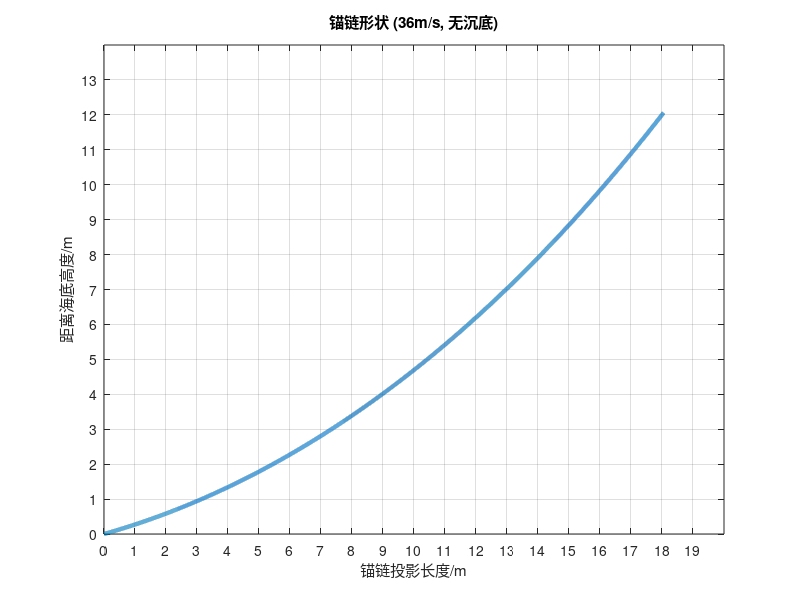

MATLAB code to generate this figure:
%% 附件6：问题1中，系泊系统参数求解的Matlab程序（原文完整版）
% 基于Paper 4附录的原始代码，保持100%一致性

function problem1_original()
    %% 问题1：24m/s风速版本
    fprintf('=== 问题1求解器（24m/s风速） ===\n');
    results_24ms = solve_question1_24ms();
    fprintf('24m/s风速求解完成\n\n');
    
    %% 问题1：12m/s风速版本
    fprintf('=== 问题1求解器（12m/s风速） ===\n');
    results_12ms = solve_question1_12ms();
    fprintf('12m/s风速求解完成\n\n');
    
    %% 问题1：36m/s风速沉底情况
    fprintf('=== 问题1求解器（36m/s风速，沉底情况） ===\n');
    results_luodi = solve_question1_luodi();
    fprintf('36m/s风速沉底情况求解完成\n\n');
    
    %% 问题1：36m/s风速无沉底情况
    fprintf('=== 问题1求解器（36m/s风速，无沉底情况） ===\n');
    results_weiluodi = solve_question1_weiluodi();
    fprintf('36m/s风速无沉底情况求解完成\n\n');
    
    % 保存结果
    save('problem1_results.mat', 'results_24ms', 'results_12ms', 'results_luodi', 'results_weiluodi');
    fprintf('所有问题1结果已保存到 problem1_results.mat\n');
end

%% 附件6：问题1中，系泊系统参数求解的Matlab程序
function results = solve_question1_24ms()
    x0=[1372.4,6,0.78,14496.80,14592.35,14687.92,14783.49,14879.07,0.09,0.09,0.09,0.09,0.09,0.09,0.09,0.09,0.09,0.09,17.75]';
    options=optimset('MaxFunEvals',1e4,'MaxIter',1e4);
    format long
    [x,fval,exitflag]=fsolve(@fangcheng_24ms,x0,options);%设置初值
    x(9:18)=x(9:18)/pi*180;
    disp('Solution (24 m/s):');
    disp(x);
    results = x; % 返回结果供其他函数使用
end

function F=fangcheng_24ms(x)
    Fwind=x(1);%风力
    unuse=x(2);
    alph1=0;%弧度<0.2793
    d=x(3);%吃水深度 0.5
    F1=x(4);F2=x(5);F3=x(6);F4=x(7);F5=x(8);theta1=x(9);theta2=x(10);theta3=x(11);theta4=x(12);
    beta=x(13);gama1=x(14);gama2=x(15);gama3=x(16);gama4=x(17);gama5=x(18);
    x1=x(19);%锚链末端横坐标
    %%
    Vwind=24;%风速
    H=18;%水深
    p=1025;%海水密度
    sigma=7;
    g=9.8;%重力加速度
    Mball=1200*0.869426751592357;%重物球质量
    maolian=22.05;%锚链长度
    maolian=maolian-x(2);%减去沉在海底的长度
    floatage_bucket=0.15*0.15*pi*p;%钢桶浮力
    floatage_pipe=0.025*0.025*pi*p;%钢管浮力
    F=ones(19,1);
    %%
    y=@(t)(Fwind/sigma/g*cosh(sigma*g*t/Fwind+asinh(tan(alph1)))-Fwind/sigma/g*cosh(asinh(tan(alph1))));
    Dy=@(t)(sqrt(1+(sinh(sigma*g*t/Fwind+asinh(tan(alph1)))).^2));
    xx=0:0.001:x1;
    yy=y(xx);
    xx=[0:0.001:unuse,xx+unuse+0.001];
    u=length(0:0.001:unuse);
    yy=[zeros(1,u),yy];
    plot(xx,yy,'LineWidth',3,'markersize',8)
    set(gca,'xtick',[0:x1+unuse+1],'ytick',[0:yy(end)+1])
    title('锚链形状 (24m/s)')
    xlabel('锚链投影长度/m')
    ylabel('距离海底高度/m')
    grid on
    R=sin(beta)+sin(theta1)+sin(theta2)+sin(theta3)+sin(theta4)+xx(end)-0.001;
    F(1)=quad(Dy,0,x1)-maolian;%锚链长度
    alph2=atan(sinh(sigma*g*x1/Fwind+asinh(tan(alph1))));
    y1=y(x1);
    %钢桶
    F(2)=F1*sin(gama1-beta)+Fwind/cos(alph2)*sin(pi/2-alph2-beta)-Mball*g*sin(beta);%力矩平衡
    F(3)=F1*cos(gama1)+floatage_bucket-100*g-Mball*g-Fwind*tan(alph2);%竖直受力平衡
    F(4)=F1*sin(gama1)-Fwind;%水平受力平衡
    %4个钢管力矩平衡
    F(5)=F1*sin(gama1-theta1)-F2*sin(theta1-gama2);
    F(6)=F2*sin(gama2-theta2)-F3*sin(theta2-gama3);
    F(7)=F3*sin(gama3-theta3)-F4*sin(theta3-gama4);
    F(8)=F4*sin(gama4-theta4)-F5*sin(theta4-gama5);
    %4个钢管水平受力平衡
    F(9)=F2*sin(gama2)-Fwind;
    F(10)=F3*sin(gama3)-Fwind;
    F(11)=F4*sin(gama4)-Fwind;
    F(12)=F5*sin(gama5)-Fwind;
    %4个钢管竖直受力平衡
    F(13)=F1*cos(gama1)+10*g-F2*cos(gama2)-floatage_pipe;
    F(14)=F2*cos(gama2)+10*g-F3*cos(gama3)-floatage_pipe;
    F(15)=F3*cos(gama3)+10*g-F4*cos(gama4)-floatage_pipe;
    F(16)=F4*cos(gama4)+10*g-F5*cos(gama5)-floatage_pipe;
    F(17)=F5*cos(gama5)+1000*g-pi*d*p*g;%浮标竖直受力
    F(18)=y1+cos(beta)+cos(theta1)+cos(theta2)+cos(theta3)+cos(theta4)+d-H;%水深
    F(19)=2*(2-d)*0.625*Vwind*Vwind-Fwind;%风力
end

%% 问题1的12m/s风速版本
function results = solve_question1_12ms()
    x0=[1372.4,6,0.78,14496.80,14592.35,14687.92,14783.49,14879.07,0.09,0.09,0.09,0.09,0.09,0.09,0.09,0.09,0.09,0.09,17.75]';
    options=optimset('MaxFunEvals',1e4,'MaxIter',1e4);
    format long
    [x,fval,exitflag]=fsolve(@fangcheng_12ms,x0,options);%设置初值
    x(9:18)=x(9:18)/pi*180;
    disp('Solution (12 m/s):');
    disp(x);
    results = x; % 返回结果供其他函数使用
end

function F=fangcheng_12ms(x)
    Fwind=x(1);%风力
    unuse=x(2);
    alph1=0;%弧度<0.2793
    d=x(3);%吃水深度 0.5
    F1=x(4);F2=x(5);F3=x(6);F4=x(7);F5=x(8);theta1=x(9);theta2=x(10);theta3=x(11);theta4=x(12);
    beta=x(13);gama1=x(14);gama2=x(15);gama3=x(16);gama4=x(17);gama5=x(18);
    x1=x(19);%锚链末端横坐标
    %%
    Vwind=12;%风速 (12 m/s version)
    H=18;%水深
    p=1025;%海水密度
    sigma=7;
    g=9.8;%重力加速度
    Mball=1200*0.869426751592357;%重物球质量
    maolian=22.05;%锚链长度
    maolian=maolian-x(2);%减去沉在海底的长度
    floatage_bucket=0.15*0.15*pi*p;%钢桶浮力
    floatage_pipe=0.025*0.025*pi*p;%钢管浮力
    F=ones(19,1);
    %%
    y=@(t)(Fwind/sigma/g*cosh(sigma*g*t/Fwind+asinh(tan(alph1)))-Fwind/sigma/g*cosh(asinh(tan(alph1))));
    Dy=@(t)(sqrt(1+(sinh(sigma*g*t/Fwind+asinh(tan(alph1)))).^2));
    xx=0:0.001:x1;
    yy=y(xx);
    xx=[0:0.001:unuse,xx+unuse+0.001];
    u=length(0:0.001:unuse);
    yy=[zeros(1,u),yy];
    plot(xx,yy,'LineWidth',3,'markersize',8)
    set(gca,'xtick',[0:x1+unuse+1],'ytick',[0:yy(end)+1])
    title('锚链形状 (12m/s)')
    xlabel('锚链投影长度/m')
    ylabel('距离海底高度/m')
    grid on
    R=sin(beta)+sin(theta1)+sin(theta2)+sin(theta3)+sin(theta4)+xx(end)-0.001;
    F(1)=quad(Dy,0,x1)-maolian;%锚链长度
    alph2=atan(sinh(sigma*g*x1/Fwind+asinh(tan(alph1))));
    y1=y(x1);
    %钢桶
    F(2)=F1*sin(gama1-beta)+Fwind/cos(alph2)*sin(pi/2-alph2-beta)-Mball*g*sin(beta);%力矩平衡
    F(3)=F1*cos(gama1)+floatage_bucket-100*g-Mball*g-Fwind*tan(alph2);%竖直受力平衡
    F(4)=F1*sin(gama1)-Fwind;%水平受力平衡
    %4个钢管力矩平衡
    F(5)=F1*sin(gama1-theta1)-F2*sin(theta1-gama2);
    F(6)=F2*sin(gama2-theta2)-F3*sin(theta2-gama3);
    F(7)=F3*sin(gama3-theta3)-F4*sin(theta3-gama4);
    F(8)=F4*sin(gama4-theta4)-F5*sin(theta4-gama5);
    %4个钢管水平受力平衡
    F(9)=F2*sin(gama2)-Fwind;
    F(10)=F3*sin(gama3)-Fwind;
    F(11)=F4*sin(gama4)-Fwind;
    F(12)=F5*sin(gama5)-Fwind;
    %4个钢管竖直受力平衡
    F(13)=F1*cos(gama1)+10*g-F2*cos(gama2)-floatage_pipe;
    F(14)=F2*cos(gama2)+10*g-F3*cos(gama3)-floatage_pipe;
    F(15)=F3*cos(gama3)+10*g-F4*cos(gama4)-floatage_pipe;
    F(16)=F4*cos(gama4)+10*g-F5*cos(gama5)-floatage_pipe;
    F(17)=F5*cos(gama5)+1000*g-pi*d*p*g;%浮标竖直受力
    F(18)=y1+cos(beta)+cos(theta1)+cos(theta2)+cos(theta3)+cos(theta4)+d-H;%水深
    F(19)=2*(2-d)*0.625*Vwind*Vwind-Fwind;%风力
end

%% 附件7：锚链部分沉底情况下，系泊系统参数求解的Matlab程序
function results = solve_question1_luodi()
    x0=[1372.4,6,0.78,14496.80,14592.35,14687.92,14783.49,14879.07,0.09,0.09,0.09,0.09,0.09,0.09,0.09,0.09,0.09,0.09,17.75]';
    options=optimset('MaxFunEvals',1e4,'MaxIter',1e4);
    format long
    [x,fval,exitflag]=fsolve(@fangcheng_luodi,x0,options);%设置初值
    x(9:18)=x(9:18)/pi*180;
    disp('Solution (with grounding, 36 m/s):');
    disp(x);
    results = x;
end

function F=fangcheng_luodi(x)
    Fwind=x(1);%风力
    unuse=x(2);
    alph1=0;%弧度<0.2793
    d=x(3);%吃水深度 0.5
    F1=x(4);F2=x(5);F3=x(6);F4=x(7);F5=x(8);theta1=x(9);theta2=x(10);theta3=x(11);theta4=x(12);
    beta=x(13);gama1=x(14);gama2=x(15);gama3=x(16);gama4=x(17);gama5=x(18);
    x1=x(19);%锚链末端横坐标
    %%
    Vwind=36;%风速
    H=18;%水深
    p=1025;%海水密度
    sigma=7;
    g=9.8;%重力加速度
    Mball=4090*0.869426751592357;%重物球质量
    maolian=22.05;%锚链长度
    maolian=maolian-x(2);%减去沉在海底的长度
    floatage_bucket=0.15*0.15*pi*p;%钢桶浮力
    floatage_pipe=0.025*0.025*pi*p;%钢管浮力
    F=ones(19,1);
    %%
    y=@(t)(Fwind/sigma/g*cosh(sigma*g*t/Fwind+asinh(tan(alph1)))-Fwind/sigma/g*cosh(asinh(tan(alph1))));
    Dy=@(t)(sqrt(1+(sinh(sigma*g*t/Fwind+asinh(tan(alph1)))).^2));
    xx=0:0.001:x1;
    yy=y(xx);
    xx=[0:0.001:unuse,xx+unuse+0.001];
    u=length(0:0.001:unuse);
    yy=[zeros(1,u),yy];
    plot(xx,yy,'LineWidth',3,'markersize',8)
    set(gca,'xtick',[0:x1+unuse+1],'ytick',[0:yy(end)+1])
    title('锚链形状 (36m/s, 沉底)')
    xlabel('锚链投影长度/m')
    ylabel('距离海底高度/m')
    grid on
    R=sin(beta)+sin(theta1)+sin(theta2)+sin(theta3)+sin(theta4)+xx(end)-0.001;
    F(1)=quad(Dy,0,x1)-maolian;%锚链长度
    alph2=atan(sinh(sigma*g*x1/Fwind+asinh(tan(alph1))));
    y1=y(x1);
    %钢桶
    F(2)=F1*sin(gama1-beta)+Fwind/cos(alph2)*sin(pi/2-alph2-beta)-Mball*g*sin(beta);%力矩平衡
    F(3)=F1*cos(gama1)+floatage_bucket-100*g-Mball*g-Fwind*tan(alph2);%竖直受力平衡
    F(4)=F1*sin(gama1)-Fwind;%水平受力平衡
    %4个钢管力矩平衡
    F(5)=F1*sin(gama1-theta1)-F2*sin(theta1-gama2);
    F(6)=F2*sin(gama2-theta2)-F3*sin(theta2-gama3);
    F(7)=F3*sin(gama3-theta3)-F4*sin(theta3-gama4);
    F(8)=F4*sin(gama4-theta4)-F5*sin(theta4-gama5);
    %4个钢管水平受力平衡
    F(9)=F2*sin(gama2)-Fwind;
    F(10)=F3*sin(gama3)-Fwind;
    F(11)=F4*sin(gama4)-Fwind;
    F(12)=F5*sin(gama5)-Fwind;
    %4个钢管竖直受力平衡
    F(13)=F1*cos(gama1)+10*g-F2*cos(gama2)-floatage_pipe;
    F(14)=F2*cos(gama2)+10*g-F3*cos(gama3)-floatage_pipe;
    F(15)=F3*cos(gama3)+10*g-F4*cos(gama4)-floatage_pipe;
    F(16)=F4*cos(gama4)+10*g-F5*cos(gama5)-floatage_pipe;
    F(17)=F5*cos(gama5)+1000*g-pi*d*p*g;%浮标竖直受力
    F(18)=y1+cos(beta)+cos(theta1)+cos(theta2)+cos(theta3)+cos(theta4)+d-H;%水深
    F(19)=2*(2-d)*0.625*Vwind*Vwind-Fwind;%风力
end

%% 附件8：锚链不存在沉底的情况下，系泊系统参数求解的Matlab程序
function results = solve_question1_weiluodi()
    x0=[1372.4,6,0.78,14496.80,14592.35,14687.92,14783.49,14879.07,0.09,0.09,0.09,0.09,0.09,0.09,0.09,0.09,0.09,0.09,17.75]';
    options=optimset('MaxFunEvals',1e4,'MaxIter',1e4);
    format long
    [x,fval,exitflag]=fsolve(@fangcheng_weiluodi,x0,options);%设置初值
    x(9:18)=x(9:18)/pi*180;
    disp('Solution (without grounding, 36 m/s):');
    disp(x);
    results = x;
end

function F=fangcheng_weiluodi(x)
    Fwind=x(1);%风力
    alph1=x(2);%弧度<0.2793
    d=x(3);%吃水深度 0.5
    F1=x(4);F2=x(5);F3=x(6);F4=x(7);F5=x(8);theta1=x(9);theta2=x(10);theta3=x(11);theta4=x(12);
    beta=x(13);gama1=x(14);gama2=x(15);gama3=x(16);gama4=x(17);gama5=x(18);
    x1=x(19);%锚链末端横坐标
    %%
    Vwind=36;%风速
    H=18;%水深
    p=1025;%海水密度
    sigma=7;
    g=9.8;%重力加速度
    Mball=2010*0.869426751592357;%重物球质量
    floatage_bucket=0.15*0.15*pi*p;%钢桶浮力
    floatage_pipe=0.025*0.025*pi*p;%钢管浮力
    F=ones(19,1);
    %%
    y=@(t)(Fwind/sigma/g*cosh(sigma*g*t/Fwind+asinh(tan(alph1)))-Fwind/sigma/g*cosh(asinh(tan(alph1))));
    Dy=@(t)(sqrt(1+(sinh(sigma*g*t/Fwind+asinh(tan(alph1)))).^2));
    Y=y(x1);
    xx=0:0.001:x1;
    yy=y(xx);
    plot(xx,yy,'LineWidth',3,'markersize',8)
    set(gca,'xtick',[0:x1+1],'ytick',[0:yy(end)+1])
    title('锚链形状 (36m/s, 无沉底)')
    xlabel('锚链投影长度/m')
    ylabel('距离海底高度/m')
    grid on
    % pause
    F(1)=quad(Dy,0,x1)-22.05;%锚链长度
    % alph2=atan((y(x1+0.001)-y(x1-0.001))/0.002);
    alph2=atan(sinh(sigma*g*x1/Fwind+asinh(tan(alph1))));
    y1=y(x1);
    R=x1+sin(beta)+sin(theta1)+sin(theta2)+sin(theta3)+sin(theta4);
    %钢桶
    F(2)=F1*sin(gama1-beta)+Fwind/cos(alph2)*sin(pi/2-alph2-beta)-Mball*g*sin(beta);%力矩平衡
    F(3)=F1*cos(gama1)+floatage_bucket-100*g-Mball*g-Fwind*tan(alph2);%竖直受力平衡
    F(4)=F1*sin(gama1)-Fwind;%水平受力平衡
    %4个钢管力矩平衡
    F(5)=F1*sin(gama1-theta1)-F2*sin(theta1-gama2);
    F(6)=F2*sin(gama2-theta2)-F3*sin(theta2-gama3);
    F(7)=F3*sin(gama3-theta3)-F4*sin(theta3-gama4);
    F(8)=F4*sin(gama4-theta4)-F5*sin(theta4-gama5);
    %4个钢管水平受力平衡
    F(9)=F2*sin(gama2)-Fwind;
    F(10)=F3*sin(gama3)-Fwind;
    F(11)=F4*sin(gama4)-Fwind;
    F(12)=F5*sin(gama5)-Fwind;
    %4个钢管竖直受力平衡
    F(13)=F1*cos(gama1)+10*g-F2*cos(gama2)-floatage_pipe;
    F(14)=F2*cos(gama2)+10*g-F3*cos(gama3)-floatage_pipe;
    F(15)=F3*cos(gama3)+10*g-F4*cos(gama4)-floatage_pipe;
    F(16)=F4*cos(gama4)+10*g-F5*cos(gama5)-floatage_pipe;
    F(17)=F5*cos(gama5)+1000*g-pi*d*p*g;%浮标竖直受力
    F(18)=y1+cos(beta)+cos(theta1)+cos(theta2)+cos(theta3)+cos(theta4)+d-H;%水深
    F(19)=2*(2-d)*0.625*Vwind*Vwind-Fwind;%风力
end